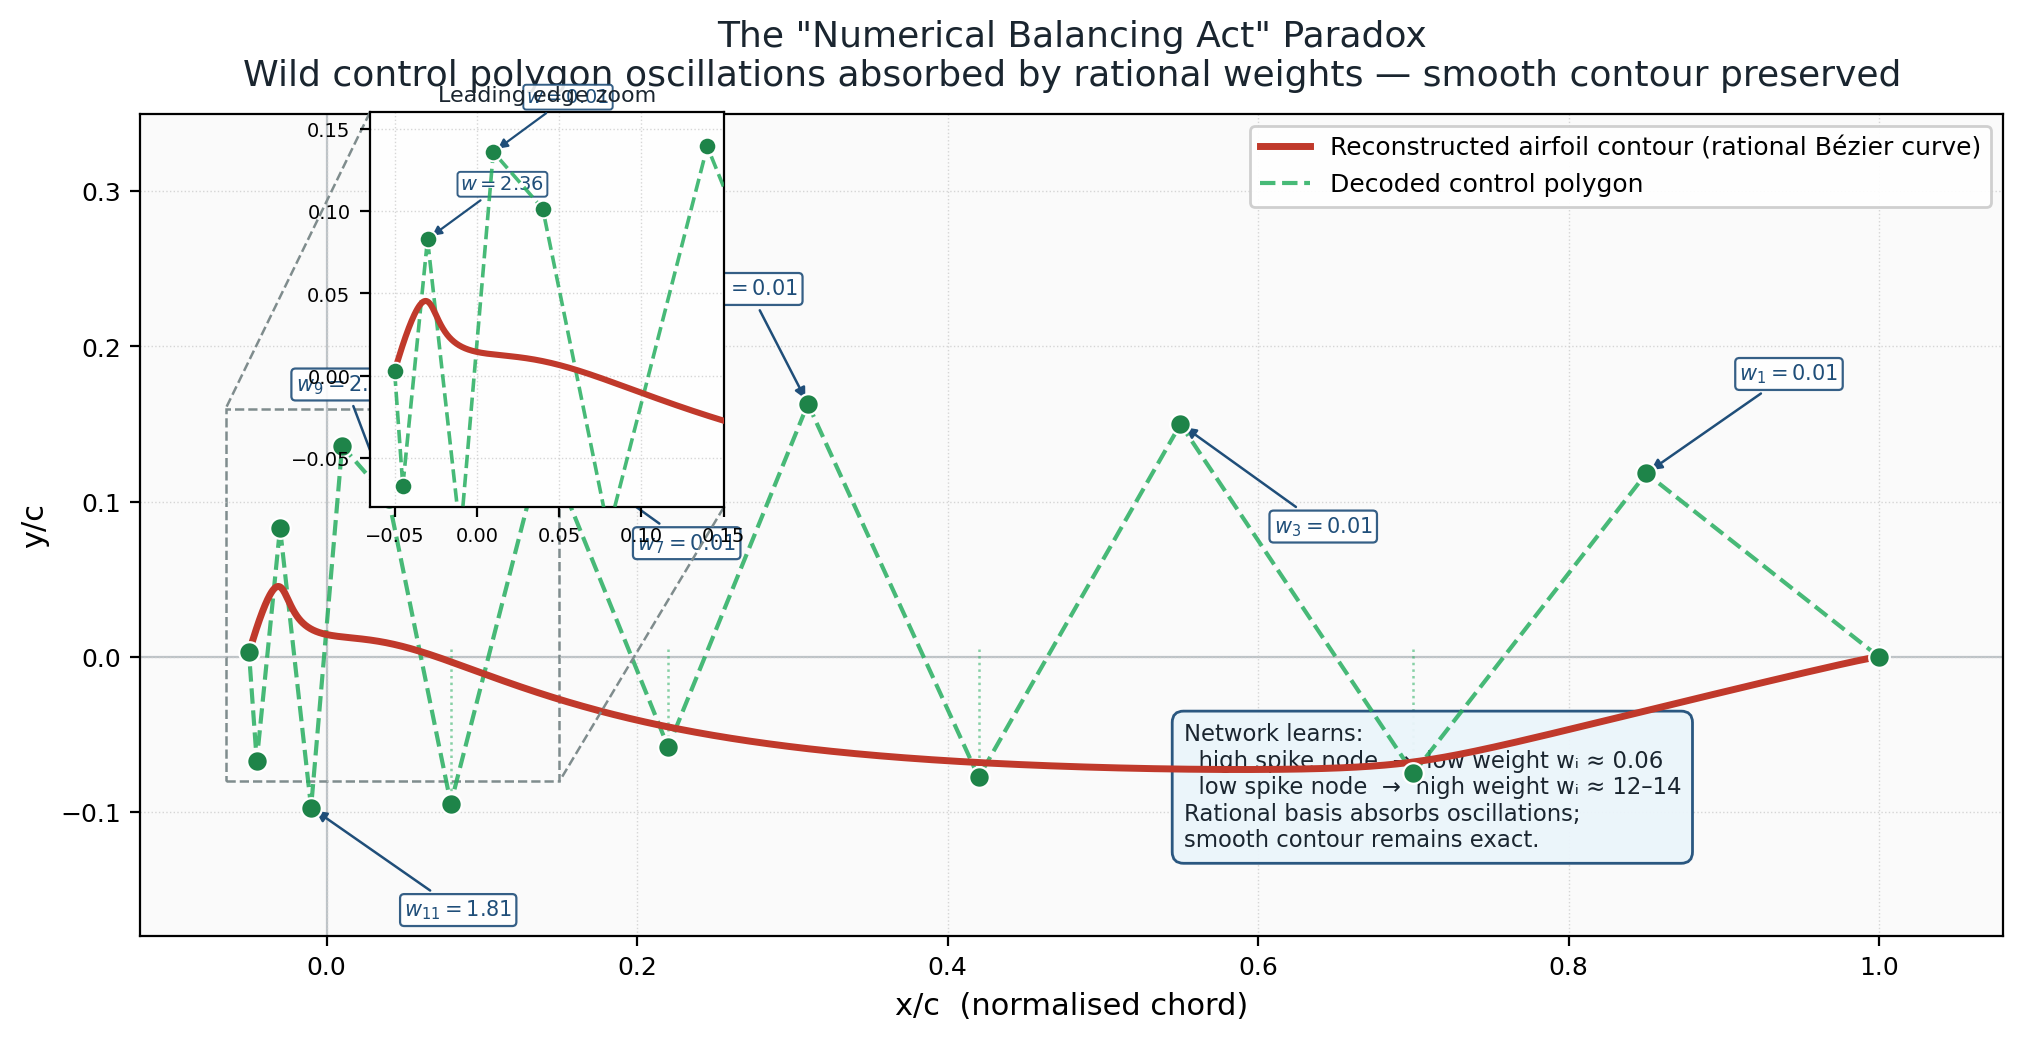

This figure's Python source:
"""
Figure 3: The "Numerical Balancing Act" Paradox
Shows how wild control polygon oscillations are absorbed by rational Bézier weights
to produce a flawless smooth airfoil contour.
"""

import numpy as np
import matplotlib
import matplotlib.pyplot as plt
import matplotlib.ticker as ticker
from mpl_toolkits.axes_grid1.inset_locator import inset_axes, mark_inset
from matplotlib.patches import FancyArrowPatch
from scipy.special import comb

matplotlib.rcParams.update({
    "text.usetex": False,
    "font.family": "DejaVu Sans",
    "font.size": 11,
    "axes.titlesize": 13,
    "axes.labelsize": 11,
    "xtick.labelsize": 9,
    "ytick.labelsize": 9,
    "figure.dpi": 150,
})

CONTOUR_RED = "#C0392B"
POLYGON_GREEN = "#27AE60"
NODE_GREEN = "#1E8449"
ANNO_BLUE = "#1F4E79"
BG_COLOR = "#FAFAFA"

# ── rational Bézier evaluator ─────────────────────────────────────────────────
def rational_bezier(P, W, n_pts=600):
    n = len(P) - 1
    t = np.linspace(0, 1, n_pts)
    Bt = np.zeros((n_pts, 2))
    for i, ti in enumerate(t):
        b = np.array([comb(n, k, exact=True) * (ti**k) * ((1-ti)**(n-k)) for k in range(n+1)])
        bw = b * W
        Bt[i] = (bw @ P) / bw.sum()
    return Bt

# ── define a representative airfoil slice control polygon ─────────────────────
# A plausible reconstructed NACA-like slice with n=14 control points (degree-13)
# Smooth airfoil would have these cp near-surface; we make them wildly oscillate.

n_ctrl = 15
# x-coordinates: monotonically spaced (mimics our monotonic loop)
x_upper = np.array([1.00, 0.85, 0.70, 0.55, 0.42, 0.31, 0.22, 0.14, 0.08, 0.04,
                    0.01, -0.01, -0.03, -0.045, -0.05])
x_lower = x_upper[::-1]

# Wild y-coordinates for control polygon (zig-zagging oscillations)
rng = np.random.default_rng(7)
y_smooth_upper = 0.06 * np.sqrt(np.clip(x_upper, 0, 1)) * (1 - np.clip(x_upper, 0, 1))
y_smooth_upper = np.where(x_upper < 0, 0.003, y_smooth_upper)

# Oscillation: alternating spikes of ±0.12 around smooth profile
spike_amp = np.array([0.0, 0.11, -0.09, 0.13, -0.10, 0.14, -0.08, 0.12,
                      -0.11, 0.09, 0.13, -0.10, 0.08, -0.07, 0.0])
y_ctrl = y_smooth_upper + spike_amp

# Rational weights: counterbalance spikes (high weight on well-placed nodes,
# extreme weights on spiked nodes to pull curve back)
W = np.array([1.0, 0.08, 12.5, 0.07, 10.2, 0.06, 11.8, 0.07,
              9.5, 14.0, 0.08, 10.1, 13.2, 0.09, 1.0])
W = W / W.sum() * n_ctrl  # renormalise so moderate nodes ≈ 1

P_ctrl = np.column_stack([x_upper, y_ctrl])

# Evaluate rational Bézier curve (the smooth red contour)
curve = rational_bezier(P_ctrl, W, n_pts=800)

# ── figure layout ─────────────────────────────────────────────────────────────
fig, ax = plt.subplots(figsize=(10, 5.5), constrained_layout=True)
fig.patch.set_facecolor("white")
ax.set_facecolor(BG_COLOR)

# Primary: smooth reconstructed contour
ax.plot(curve[:, 0], curve[:, 1], color=CONTOUR_RED, lw=2.5, zorder=5,
        label="Reconstructed airfoil contour (rational Bézier curve)")

# Control polygon (wild zig-zag)
ax.plot(P_ctrl[:, 0], P_ctrl[:, 1], "--", color=POLYGON_GREEN, lw=1.5,
        zorder=4, alpha=0.85, label="Decoded control polygon")
ax.scatter(P_ctrl[:, 0], P_ctrl[:, 1], s=55, color=NODE_GREEN, zorder=6,
           edgecolors="white", linewidths=0.8)

# ── weight annotations for selected spiked nodes ─────────────────────────────
# annotate a subset of the most extreme spike nodes
annotate_idxs = [1, 3, 5, 7, 9, 11]
x_ann_offsets = [0.06, 0.06, -0.07, 0.06, -0.06, 0.06]
y_ann_offsets = [0.06, -0.07, 0.07, -0.07, 0.07, -0.07]

for idx, dx, dy in zip(annotate_idxs, x_ann_offsets, y_ann_offsets):
    xi, yi = P_ctrl[idx]
    wi = W[idx]
    ax.annotate(f"$w_{{{idx}}}={wi:.2f}$",
                xy=(xi, yi), xytext=(xi + dx, yi + dy),
                fontsize=7.5, color=ANNO_BLUE, fontweight="bold",
                arrowprops=dict(arrowstyle="-|>", color=ANNO_BLUE, lw=0.9,
                                mutation_scale=8),
                bbox=dict(boxstyle="round,pad=0.2", fc="white", ec=ANNO_BLUE,
                          alpha=0.90, linewidth=0.8))

# ── spike / curve gap visual ─────────────────────────────────────────────────
# draw thin vertical dashed lines from spiked node to roughly where the smooth
# curve is, to emphasise the gap being "absorbed"
for idx in [2, 4, 6, 8]:
    xi, yi = P_ctrl[idx]
    ax.vlines(xi, 0.005, yi, colors=POLYGON_GREEN, lw=0.9, linestyles=":", alpha=0.55)

ax.axhline(0, color="#BDC3C7", lw=0.8, zorder=1)
ax.axvline(0, color="#BDC3C7", lw=0.8, zorder=1)

ax.set_xlim(-0.12, 1.08)
ax.set_ylim(-0.18, 0.35)
ax.set_xlabel("x/c  (normalised chord)")
ax.set_ylabel("y/c")
ax.set_title('The "Numerical Balancing Act" Paradox\n'
             'Wild control polygon oscillations absorbed by rational weights — '
             'smooth contour preserved', pad=10, color="#1A252F")
ax.legend(loc="upper right", fontsize=9, framealpha=0.93)
ax.grid(True, linestyle=":", linewidth=0.5, color="#CCCCCC", alpha=0.8)
ax.set_aspect("equal")

# ── inset zoom near leading edge ──────────────────────────────────────────────
axins = inset_axes(ax, width="38%", height="48%", loc="upper left",
                   bbox_to_anchor=(0.02, 0.02, 1, 1),
                   bbox_transform=ax.transAxes)
axins.set_facecolor("#FEFEFE")

axins.plot(curve[:, 0], curve[:, 1], color=CONTOUR_RED, lw=2.2, zorder=5)
axins.plot(P_ctrl[:, 0], P_ctrl[:, 1], "--", color=POLYGON_GREEN, lw=1.3,
           zorder=4, alpha=0.85)
axins.scatter(P_ctrl[:, 0], P_ctrl[:, 1], s=40, color=NODE_GREEN, zorder=6,
              edgecolors="white", linewidths=0.7)

# zoom region: leading edge area
x1, x2 = -0.065, 0.15
y1, y2 = -0.08, 0.16
axins.set_xlim(x1, x2)
axins.set_ylim(y1, y2)
axins.set_aspect("equal")
axins.tick_params(labelsize=7)
axins.grid(True, linestyle=":", linewidth=0.5, color="#CCCCCC", alpha=0.8)
axins.set_title("Leading edge zoom", fontsize=8, color="#1A252F", pad=4)

# annotate extreme spike in inset
for idx in [10, 11, 12]:
    xi, yi = P_ctrl[idx]
    if x1 < xi < x2 and y1 < yi < y2:
        wi = W[idx]
        axins.annotate(f"$w={wi:.2f}$",
                       xy=(xi, yi), xytext=(xi + 0.02, yi + 0.03),
                       fontsize=7, color=ANNO_BLUE, fontweight="bold",
                       arrowprops=dict(arrowstyle="-|>", color=ANNO_BLUE, lw=0.8,
                                       mutation_scale=7),
                       bbox=dict(boxstyle="round,pad=0.15", fc="white", ec=ANNO_BLUE,
                                 alpha=0.90, linewidth=0.7))

# mark inset region on main axes
mark_inset(ax, axins, loc1=2, loc2=4, fc="none", ec="#7F8C8D", lw=0.9, ls="--")

# textbox: balancing act explanation
ax.text(0.56, 0.26,
        "Network learns:\n"
        "  high spike node  →  low weight wᵢ ≈ 0.06\n"
        "  low spike node  →  high weight wᵢ ≈ 12–14\n"
        "Rational basis absorbs oscillations;\n"
        "smooth contour remains exact.",
        transform=ax.transAxes, fontsize=8.2, color="#1A252F",
        va="top", ha="left",
        bbox=dict(boxstyle="round,pad=0.5", fc="#EBF5FB", ec=ANNO_BLUE,
                  alpha=0.95, linewidth=1.0))

plt.savefig("fig3_numerical_balancing_act.pdf", bbox_inches="tight", dpi=200)
plt.savefig("fig3_numerical_balancing_act.png", bbox_inches="tight", dpi=200)
print("Saved fig3_numerical_balancing_act.pdf / .png")
plt.show()
